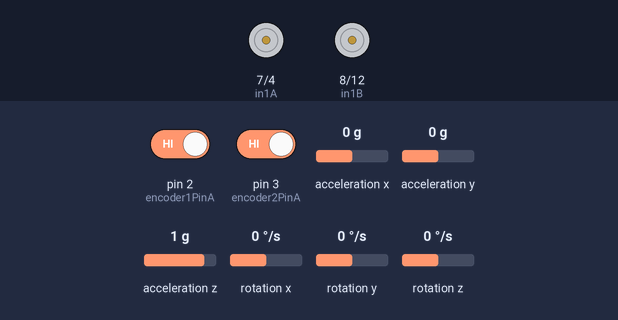
Bench run of a sketch on a simulated Arduino Uno, built with avr-gcc and run on an emulated ATmega328P. Parts: motor-driver pin pairs drawn as motors (green arrow = first pin HIGH = forward, orange = second pin HIGH = backward, longer = more drive, scaled by the enable pin). Inputs (shaded band) come from the test bench; at power-on: pin 2 (encoder1PinA) HIGH, pin 3 (encoder2PinA) HIGH, acceleration x 0 g, acceleration y 0 g, acceleration z 1 g, rotation x 0 °/s, rotation y 0 °/s, rotation z 0 °/s. What the sketch prints to the serial monitor is not drawn.

Above: at 0.1 s.
At 19.2 s:
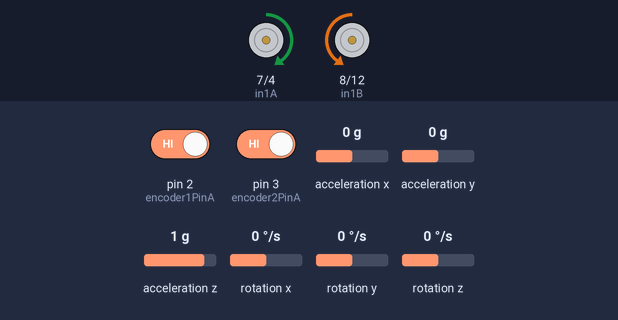
Timing chart, 0 to 20.7 s (numbered marks = the images above):
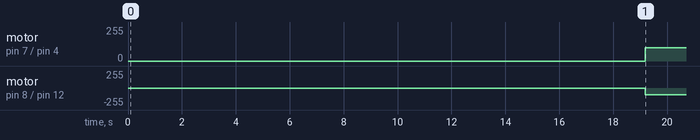

The sketch:

3_gyro_encoder_driver_integration.ino
```cpp
// Trying to integrate the IMU(without interrupt), the encoder and motor driver to control the robot movements perfectly with PID control
#include "I2Cdev.h"
#include "MPU6050_6Axis_MotionApps20.h"

MPU6050 mpu;

/*---MPU6050 Control/Status Variables---*/
bool DMPReady = false;  // Set true if DMP init was successful
uint8_t MPUIntStatus;   // Holds actual interrupt status byte from MPU
uint8_t devStatus;      // Return status after each device operation (0 = success, !0 = error)
uint16_t packetSize;    // Expected DMP packet size (default is 42 bytes)
uint8_t FIFOBuffer[64]; // FIFO storage buffer

/*---Orientation/Motion Variables---*/
Quaternion q;           // [w, x, y, z]         Quaternion container
VectorInt16 aa;         // [x, y, z]            Accel sensor measurements
VectorInt16 gy;         // [x, y, z]            Gyro sensor measurements
VectorInt16 aaReal;     // [x, y, z]            Gravity-free accel sensor measurements
VectorInt16 aaWorld;    // [x, y, z]            World-frame accel sensor measurements
VectorFloat gravity;    // [x, y, z]            Gravity vector
float euler[3];         // [psi, theta, phi]    Euler angle container
float ypr[3];           // [yaw, pitch, roll]   Yaw/Pitch/Roll container and gravity vector

float currentYaw = 0;
float targetYaw = 0;

// PID Constants
float Kp = 1.0, Ki = 0.01, Kd = 0.1;
float errorSum = 0, lastError = 0;
unsigned long lastTime = 0;

/* ROBOT STURCTURE
front is rolling ball

LEFT motor
encoder1
motorA

RIGHT motor
encoder2
motorB
*/
// Encoder 1
const int encoder1PinA = 2;//3;//2; // Interrupt pin
const int encoder1PinB = 15;//14;//15; // Regular digital pin

// Encoder 2
const int encoder2PinA = 3; // Interrupt pin
const int encoder2PinB = 14; // Regular digital pin


// Variable to keep track of the encoder position
volatile long encoder1Position = 0;
volatile long encoder2Position = 0;

// Motor A
int pwmA = 9;//5;
int in1A = 7;//2; //used to be 3 but changed to save pwm output
int in2A = 4;//4;
// Motor B
int pwmB = 10;//6;
int in1B = 8;//7;
int in2B = 12;//8;

// volatile float encoder1Dist = 0;
// volatile float encoder2Dist = 0;

void setup() {
  // put your setup code here, to run once:
  // Set the encoder pins as inputs
  pinMode(encoder1PinA, INPUT_PULLUP);
  pinMode(encoder1PinB, INPUT);
  pinMode(encoder2PinA, INPUT_PULLUP);
  pinMode(encoder2PinB, INPUT);

    // Set all the motor control pins to outputs
  pinMode(pwmA, OUTPUT);
  pinMode(pwmB, OUTPUT);
  pinMode(in1A, OUTPUT);
  pinMode(in2A, OUTPUT);
  pinMode(in1B, OUTPUT);
  pinMode(in2B, OUTPUT);

  // Attach an interrupt to encoderPinA
  attachInterrupt(digitalPinToInterrupt(encoder1PinA), handleEncoder1, CHANGE);
  attachInterrupt(digitalPinToInterrupt(encoder2PinA), handleEncoder2, CHANGE);

  // Initialize serial communication for debugging
  Serial.begin(115200);

 #if I2CDEV_IMPLEMENTATION == I2CDEV_ARDUINO_WIRE
    Wire.begin();
    Wire.setClock(400000); // 400kHz I2C clock. Comment on this line if having compilation difficulties
  #elif I2CDEV_IMPLEMENTATION == I2CDEV_BUILTIN_FASTWIRE
    Fastwire::setup(400, true);
  #endif

  /*Initialize device*/
  //Serial.println(F("Initializing I2C devices..."));
  mpu.initialize();

  /*Verify connection*/
  //Serial.println(F("Testing MPU6050 connection..."));
  if(mpu.testConnection() == false){
    //Serial.println("MPU6050 connection failed");
    while(true);
  }
  else {
    //Serial.println("MPU6050 connection successful");
  }

  /* Initializate and configure the DMP*/
  //Serial.println(F("Initializing DMP..."));
  devStatus = mpu.dmpInitialize();

  /* Making sure it worked (returns 0 if so) */
  if (devStatus == 0) {
    mpu.CalibrateAccel(10);  // Calibration Time: generate offsets and calibrate our MPU6050
    mpu.CalibrateGyro(10);
    //Serial.println("These are the Active offsets: ");
    //mpu.PrintActiveOffsets();
    //Serial.println(F("Enabling DMP..."));   //Turning ON DMP
    mpu.setDMPEnabled(true);

    /*Enable Arduino interrupt detection*/
    // Serial.print(F("Enabling interrupt detection (Arduino external interrupt "));
    // Serial.print(digitalPinToInterrupt(INTERRUPT_PIN));
    // Serial.println(F(")..."));
    // attachInterrupt(digitalPinToInterrupt(INTERRUPT_PIN), DMPDataReady, RISING);
    // MPUIntStatus = mpu.getIntStatus();

    /* Set the DMP Ready flag so the main loop() function knows it is okay to use it */
    //Serial.println(F("DMP ready! Waiting for first interrupt..."));
    DMPReady = true;
    //packetSize = mpu.dmpGetFIFOPacketSize(); //Get expected DMP packet size for later comparison
  }
  else {
    //Serial.print(F("DMP Initialization failed (code ")); //Print the error code
    //Serial.print(devStatus);
    //Serial.println(F(")"));
    // 1 = initial memory load failed
    // 2 = DMP configuration updates failed
  }

  discardInitialReadings(1000);  // Discard the first 10 readings

  // moveStraight(0.5, 100);
  // turnToAngle(90.0, 100);
  turnByAngle(-90.0, 100);

}

void loop() {
  // put your main code here, to run repeatedly:


}

void moveStraight(float distance, int baseSpeed) {
  encoder1Position = 0;
  encoder2Position = 0;
  targetYaw = currentYaw; // Set target heading

  while (true) {
    readIMU();

    float traveledDistance = (encoder1Position + encoder2Position) / (2.0 * 6777.0);

    // Correct heading using PID
    float yawError = targetYaw - currentYaw;
    float correction = PIDControl(yawError);

    // Adjust motor speeds
    int leftSpeed = baseSpeed + correction;
    int rightSpeed = baseSpeed - correction;

    // Serial.print("speed PWM: ");
    // Serial.print(leftSpeed);
    // Serial.print(" | ");
    Serial.println(rightSpeed);


    digitalWrite(in1A, LOW);
    digitalWrite(in2A, HIGH);
    analogWrite(pwmA, constrain(leftSpeed, 0, 255));

    // Set Motor B forward
    digitalWrite(in1B, LOW);
    digitalWrite(in2B, HIGH);
    analogWrite(pwmB, constrain(rightSpeed, 0, 255));

    // Serial.print("traveled dist: ");
    // Serial.println(traveledDistance);

    if (traveledDistance >= distance) {
      stopMotors();
      break;
    }
  }
}


void turnToAngle(float angle, int speed) {
  readIMU();
  targetYaw = currentYaw + angle;

  while (true) {
    readIMU();
    float yawError = targetYaw - currentYaw;
    float correction = PIDControl(yawError);

    Serial.println(correction);

    // Rotate motors in opposite directions
    analogWrite(pwmA, constrain(speed + correction, 0, 255));
    digitalWrite(in1A, HIGH);
    digitalWrite(in2A, LOW);

    analogWrite(pwmB, constrain(speed - correction, 0, 255));
    digitalWrite(in1B, LOW);
    digitalWrite(in2B, HIGH);

    if (abs(yawError) < 1.0) { // Stop when error is small
      stopMotors();
      break;
    }
  }
}

void turnByAngle(float angle, int speed) {

  readIMU();
  //float angledifforg = normalize(currentYaw + angle);
  float angleReal = currentYaw + angle;


  while (true) {
    readIMU();
    targetYaw = angleReal - currentYaw; //not really target yaw but angle difference shortest way +ive for clockwise
    float yawError = targetYaw;
    float correction = PIDControl(yawError);
    Serial.print(correction);
    float adjustedSpeed = constrain(50 + abs(correction), 50, speed);
    Serial.print(" | ");
    Serial.println(adjustedSpeed);

    //rotate clockwise
    if (targetYaw < 0) {
      digitalWrite(in1A, HIGH);
      digitalWrite(in2A, LOW);
      analogWrite(pwmA, adjustedSpeed);
      // Set Motor B forward
      digitalWrite(in1B, LOW);
      digitalWrite(in2B, HIGH);
      analogWrite(pwmB, adjustedSpeed);

    }

    //rotate anticlockwise
    if (targetYaw >= 0) {
      digitalWrite(in1A, LOW);
      digitalWrite(in2A, HIGH);
      analogWrite(pwmA, adjustedSpeed);
      // Set Motor B forward
      digitalWrite(in1B, HIGH);
      digitalWrite(in2B, LOW);
      analogWrite(pwmB, adjustedSpeed);
    }

    if (abs(yawError) < 1.0) { // Stop when error is small
      stopMotors();
      break;
    }

  }

}

void stopMotors() {
  analogWrite(pwmA, 0);
  digitalWrite(in1A, LOW);
  digitalWrite(in2A, LOW);

  analogWrite(pwmB, 0);
  digitalWrite(in1B, LOW);
  digitalWrite(in2B, LOW);
}


float PIDControl(float error) {
  unsigned long now = millis();
  float deltaTime = (now - lastTime) / 1000.0; // Convert to seconds

  // PID calculations
  errorSum += error * deltaTime;
  float errorRate = (error - lastError) / deltaTime;

  // PID output
  float output = (Kp * error) + (Ki * errorSum) + (Kd * errorRate);

  // Save last values
  lastError = error;
  lastTime = now;

  return output;
}

void readIMU() {
  // if (!DMPReady) return; // Stop the program if DMP programming fails.

  // /* Read a packet from FIFO */
  // if (mpu.dmpGetCurrentFIFOPacket(FIFOBuffer)) { // Get the Latest packet
  //   /* Display Euler angles in degrees */
  //   mpu.dmpGetQuaternion(&q, FIFOBuffer);
  //   mpu.dmpGetGravity(&gravity, &q);
  //   mpu.dmpGetYawPitchRoll(ypr, &q, &gravity);
  //   // Serial.print("ypr\t");
  //   // Serial.print(ypr[0] * 180/M_PI);
  //   // Serial.print("\t");
  //   // Serial.print(ypr[1] * 180/M_PI);
  //   // Serial.print("\t");
  //   // Serial.println(ypr[2] * 180/M_PI);

  //   /* Blink LED to indicate activity */
  //   // blinkState = !blinkState;
  //   // digitalWrite(LED_BUILTIN, blinkState);
  //   currentYaw = ypr[0] * 180 / M_PI;
  // }

  if (mpu.getFIFOCount() >= packetSize) {  // Ensure FIFO has enough data
      if (mpu.dmpGetCurrentFIFOPacket(FIFOBuffer)) {
          mpu.dmpGetQuaternion(&q, FIFOBuffer);
          mpu.dmpGetGravity(&gravity, &q);
          mpu.dmpGetYawPitchRoll(ypr, &q, &gravity);
          currentYaw = ypr[0] * 180 / M_PI;
      }
  }

}

float normalizeAngle(float angle) {
  while (angle > 180) angle -= 360;
  while (angle < -180) angle += 360;
  return angle;
}

void discardInitialReadings(int numReadings) {
    for (int i = 0; i < numReadings; i++) {
        if (mpu.dmpGetCurrentFIFOPacket(FIFOBuffer)) {
            mpu.dmpGetQuaternion(&q, FIFOBuffer);
            mpu.dmpGetGravity(&gravity, &q);
            mpu.dmpGetYawPitchRoll(ypr, &q, &gravity);
        }
        delay(10);  // Small delay to let the sensor stabilize
    }
}

// Interrupt service routine to handle the encoder pulses
void handleEncoder1() {

  if (digitalRead(encoder1PinA) == HIGH) {
    if (digitalRead(encoder1PinB) == LOW) {
      encoder1Position++;
    } else {
      encoder1Position--;
    }

  } else {
    if (digitalRead(encoder1PinB) == HIGH) {
      encoder1Position++;
    } else {
      encoder1Position--;
    }
  }
}

// Interrupt service routine to handle the encoder pulses
void handleEncoder2() {

  if (digitalRead(encoder2PinA) == HIGH) {
    if (digitalRead(encoder2PinB) == LOW) {
      encoder2Position--;
    } else {
      encoder2Position++;
    }

  } else {
    if (digitalRead(encoder2PinB) == HIGH) {
      encoder2Position--;
    } else {
      encoder2Position++;
    }
  }
}

// void forward() {
//   // Set Motor A backward
//   digitalWrite(in1A, LOW);
//   digitalWrite(in2A, HIGH);
//   analogWrite(pwmA, MotorSpeed1);

//   // Set Motor B forward
//   digitalWrite(in1B, LOW);
//   digitalWrite(in2B, HIGH);
//   analogWrite(pwmB, MotorSpeed2);
// }

void stopMotor1() {
  digitalWrite(in1A, LOW);
  digitalWrite(in2A, LOW);
  analogWrite(pwmA, 0);
}

void stopMotor2() {
  digitalWrite(in1B, LOW);
  digitalWrite(in2B, LOW);
  analogWrite(pwmB, 0);
}
```

Measured:
- by itself, motor on pin 7 (in1A) / pin 4 (in2A): stopped → forward 100/255 at 19.2 s
- by itself, motor on pin 8 (in1B) / pin 12 (in2B): stopped → backward 100/255 at 19.2 s
